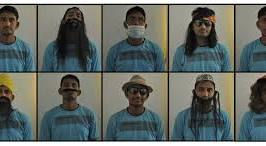
#> input picture faced/facoo.jpeg, 266 x 146 px
$ python fc.py
#> lines starting #> are read from the running program, lines starting #| are printed output that depends on the picture
import cv2
import matplotlib.pyplot as plt

imagePath = 'facoo.jpeg'

img = cv2.imread(imagePath)
#> img is the input picture: shape (146, 266, 3); mean B, G, R 102.1, 107.1, 100.5

print(img.shape)
#| (146, 266, 3)

gray_image = cv2.cvtColor(img, cv2.COLOR_BGR2GRAY)
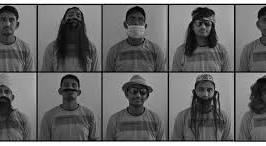
#> gray_image: shape (146, 266); min 0, max 255, mean 104.6

print(gray_image)
#> (printed output is left out)

face_classifier = cv2.CascadeClassifier(
    cv2.data.haarcascades + "haarcascade_frontalface_default.xml"
)

face = face_classifier.detectMultiScale(
    gray_image, scaleFactor=1.2, minNeighbors=10, minSize=(20, 20)
)
#> face = ()

img_rgb = cv2.cvtColor(img, cv2.COLOR_BGR2RGB)

# cv2.imwrite("detected.jpeg", img_rgb)
plt.imshow(img_rgb)
plt.title("Detected Faces")
plt.axis("off")
plt.show()
